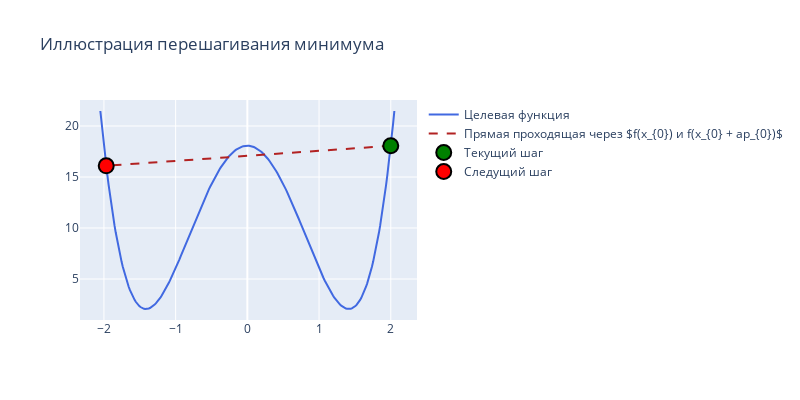

Notebook code cell kept with this figure:
### Code cell
stepping_over = SteppingOverProblem()
stepping_over.set_objective(objective)
stepping_over.set_init_coord(2.0)
stepping_over.set_range((-2.05, 2.05))
stepping_over.set_step_size(0.062)
stepping_over.calculate_next_step()
stepping_over.view_result()

### Figure 1 — Plotly figure (JSON) as saved in the notebook; plotly's stock layout.template omitted (floating-point values rounded to 4 significant figures; data arrays with more than 128 entries replaced by an {"elided": "..."} marker saying what was removed)
{"data": [{"line": {"color": "royalblue", "width": 2}, "name": "Целевая функция", "type": "scatter", "x": {"elided": "250 float values"}, "y": {"elided": "250 float values"}}, {"line": {"color": "firebrick", "dash": "dash", "width": 2}, "name": "Прямая проходящая через $f(x_{0}) и f(x_{0} + ap_{0})$", "type": "scatter", "x": [2, 1.919, 1.838, 1.757, 1.676, 1.595, 1.514, 1.433, 1.352, 1.271, 1.19, 1.109, 1.028, 0.9473, 0.8663, 0.7853, 0.7043, 0.6233, 0.5424, 0.4614, 0.3804, 0.2994, 0.2184, 0.1375, 0.05649, -0.02449, -0.1055, -0.1864, -0.2674, -0.3484, -0.4294, -0.5104, -0.5913, -0.6723, -0.7533, -0.8343, -0.9153, -0.9962, -1.077, -1.158, -1.239, -1.32, -1.401, -1.482, -1.563, -1.644, -1.725, -1.806, -1.887, -1.968], "y": [18.06, 18.02, 17.98, 17.94, 17.9, 17.86, 17.82, 17.78, 17.74, 17.7, 17.66, 17.62, 17.58, 17.54, 17.5, 17.46, 17.42, 17.38, 17.34, 17.3, 17.26, 17.22, 17.18, 17.14, 17.1, 17.06, 17.02, 16.98, 16.94, 16.9, 16.86, 16.82, 16.78, 16.74, 16.7, 16.66, 16.62, 16.58, 16.54, 16.5, 16.46, 16.42, 16.38, 16.34, 16.3, 16.26, 16.22, 16.18, 16.14, 16.1]}, {"marker": {"color": "green", "line": {"color": "#000000", "width": 2}, "size": 15}, "mode": "markers", "name": "Текущий шаг", "type": "scatter", "x": [2], "y": [18.06]}, {"marker": {"color": "red", "line": {"color": "#000000", "width": 2}, "size": 15}, "mode": "markers", "name": "Следущий шаг", "type": "scatter", "x": [-1.968], "y": [16.1]}], "layout": {"height": 400, "title": {"text": "Иллюстрация перешагивания минимума"}, "width": 800, "xaxis": {"autorange": true, "range": [-2.277, 2.309], "type": "linear"}, "yaxis": {"autorange": true, "range": [0.9859, 22.54], "type": "linear"}}}
